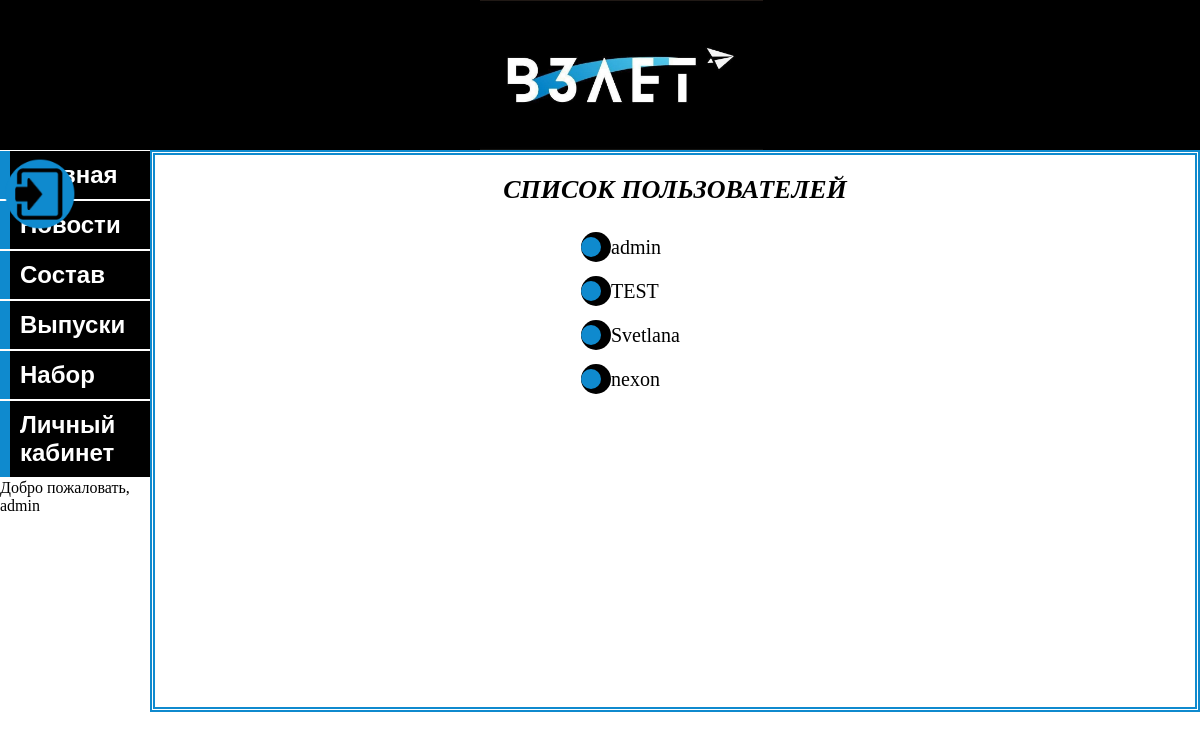
The app's page /usersList.php (signed in) with its own data.
### tables this page shows
CREATE TABLE `users` (
  `id_users` int(11) NOT NULL,
  `username` varchar(50) NOT NULL,
  `password` varchar(50) NOT NULL
);

### usersList.php (the view, shortened to what this page needs)
<!DOCTYPE html>
<html>
  <head>
    <link rel="stylesheet" href="css/master.css">
    <link rel="stylesheet" href="css/main.css">
    <link rel="stylesheet" href="css/collection.css">
    <link rel="stylesheet" href="css/spis.css">
  </head>
  <body>
        <?php
          $user = $_SESSION['uname'];
        include 'php/connect.php';
        $query = "SELECT * FROM users";
        $result = mysqli_query($connection, $query);
        $rows = mysqli_num_rows($result);
        ?>
    <header>
      <img class="logo" src="attach/1.jpg" >
<a href="php/repath.php"><img class="exitpic" src="attach/exit.png"></a>
    </header>
    <article class="main">
      <div class="menu">
        <ul class="navbar">
          <li><a href="index.php">Главная</a></li>
          <li><a href="news.php">Новости</a></li>
          <li><a href="party.php">Состав</a></li>
          <li><a href="collection.php">Выпуски</a></li>
          <li><a href="contact.php">Набор</a></li>
          <li><a href="personal.php">Личный кабинет</a></li>
            <li id="222">Добро пожаловать, <?php  echo $user ?> </li>
      </ul>
      </div>
      <div class="content">
        <h1><i><b>СПИСОК ПОЛЬЗОВАТЕЛЕЙ</b></i></h1>
        <?php
        echo "<ol class='ball'>";
        $n=0;
         while ($n < $rows){
         $row = mysqli_fetch_row($result);
          echo "<li><a href='otherInfo.php?id=$row[0]&name=$row[1]'>$row[1]</a></li>";
        $n++;
         }
         echo "</ol>";
         ?>
        <br><br><br><br><br><br><br><br><br><br><br><br><br><br><br><br><br>
      </div>
    </article>
  </body>
</html>

### css/master.css (style rules this page uses)
h1 { text-align: center; padding-top: 20px; font-size: 26px; font-style: italic; }

### css/main.css (style rules this page uses)
* { margin: 0; }
header { height: 150px; background-color: black; }
.logo { height: 150px; padding-left: 40%; margin-right: 30%; }
.exitpic { height: 80px; padding-bottom: 2%; }
.menu { float: left; }
.navbar { margin: 0; padding: 0; list-style-type: none; width: 150px; }
.navbar a { font-family: sans-serif; background-color: black; color: #fff; padding: 10px; font-size: 24px; text-decoration: none; font-weight: bold; border-left: 10px solid rgb(15, 138, 206); display: block; }
.navbar li { border-top: 1px solid #fff; border-bottom: 1px solid #fff; }
.content { border: 5px double rgb(15, 138, 206); margin-left: 150px; }

### css/spis.css (style rules this page uses)
ol { margin-top: 20px; margin-left: 40%; }
.ball a { width: 100%; color: Black; text-decoration: none; display: inline-block; height: 44px; line-height: 44px; font-size: 20px; position: relative; transition: .3s linear; }
.ball a:before { content: ""; width: 30px; height: 30px; border-radius: 50%; background: black; position: absolute; left: -30px; top: 7px; }
.ball li { position: relative; }
.ball li:before { content: ""; width: 20px; height: 20px; border-radius: 50%; background: rgb(15, 138, 206); position: absolute; top: 12px; left: -30px; z-index: 2; transition: .4s ease-in-out; }

### records on screen
users: username "admin"
users: username "TEST"
users: username "Svetlana"
users: username "nexon"

### other values on screen
$user "admin"
